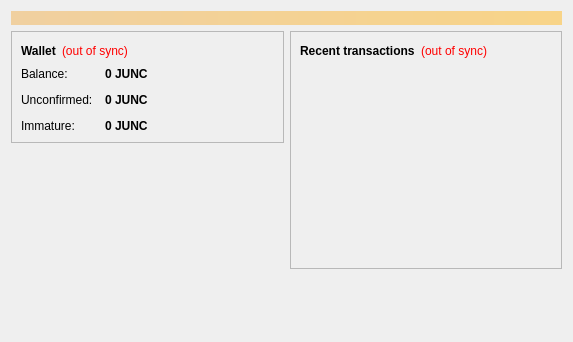
<?xml version="1.0" encoding="UTF-8"?>
<ui version="4.0">
 <class>OverviewPage</class>
 <widget class="QWidget" name="OverviewPage">
  <property name="geometry">
   <rect>
    <x>0</x>
    <y>0</y>
    <width>573</width>
    <height>342</height>
   </rect>
  </property>
  <property name="windowTitle">
   <string>Form</string>
  </property>
  <layout class="QVBoxLayout" name="topLayout">
   <item>
    <widget class="QLabel" name="labelAlerts">
     <property name="visible">
      <bool>false</bool>
     </property>
     <property name="styleSheet">
      <string notr="true">background-color: qlineargradient(x1: 0, y1: 0, x2: 1, y2: 0, stop:0 #F0D0A0, stop:1 #F8D488); color:#000000;</string>
     </property>
     <property name="wordWrap">
      <bool>true</bool>
     </property>
     <property name="margin">
      <number>3</number>
     </property>
    </widget>
   </item>
   <item>
    <layout class="QHBoxLayout" name="horizontalLayout" stretch="1,1">
     <item>
      <layout class="QVBoxLayout" name="verticalLayout_2">
       <item>
        <widget class="QFrame" name="frame">
         <property name="frameShape">
          <enum>QFrame::StyledPanel</enum>
         </property>
         <property name="frameShadow">
          <enum>QFrame::Raised</enum>
         </property>
         <layout class="QVBoxLayout" name="verticalLayout_4">
          <item>
           <layout class="QHBoxLayout" name="horizontalLayout_4">
            <item>
             <widget class="QLabel" name="label_5">
              <property name="font">
               <font>
                <weight>75</weight>
                <bold>true</bold>
               </font>
              </property>
              <property name="text">
               <string>Wallet</string>
              </property>
             </widget>
            </item>
            <item>
             <widget class="QLabel" name="labelWalletStatus">
              <property name="toolTip">
               <string>The displayed information may be out of date. Your wallet automatically synchronizes with the Junipercoin network after a connection is established, but this process has not completed yet.</string>
              </property>
              <property name="styleSheet">
               <string notr="true">QLabel { color: red; }</string>
              </property>
              <property name="text">
               <string notr="true">(out of sync)</string>
              </property>
              <property name="alignment">
               <set>Qt::AlignLeading|Qt::AlignLeft|Qt::AlignVCenter</set>
              </property>
             </widget>
            </item>
            <item>
             <spacer name="horizontalSpacer_2">
              <property name="orientation">
               <enum>Qt::Horizontal</enum>
              </property>
              <property name="sizeHint" stdset="0">
               <size>
                <width>40</width>
                <height>20</height>
               </size>
              </property>
             </spacer>
            </item>
           </layout>
          </item>
          <item>
           <layout class="QFormLayout" name="formLayout_2">
            <property name="fieldGrowthPolicy">
             <enum>QFormLayout::AllNonFixedFieldsGrow</enum>
            </property>
            <property name="horizontalSpacing">
             <number>12</number>
            </property>
            <property name="verticalSpacing">
             <number>12</number>
            </property>
            <item row="0" column="0">
             <widget class="QLabel" name="label">
              <property name="text">
               <string>Balance:</string>
              </property>
             </widget>
            </item>
            <item row="0" column="1">
             <widget class="QLabel" name="labelBalance">
              <property name="font">
               <font>
                <weight>75</weight>
                <bold>true</bold>
               </font>
              </property>
              <property name="cursor">
               <cursorShape>IBeamCursor</cursorShape>
              </property>
              <property name="toolTip">
               <string>Your current balance</string>
              </property>
              <property name="text">
               <string notr="true">0 JUNC</string>
              </property>
              <property name="textInteractionFlags">
               <set>Qt::LinksAccessibleByMouse|Qt::TextSelectableByKeyboard|Qt::TextSelectableByMouse</set>
              </property>
             </widget>
            </item>
            <item row="1" column="0">
             <widget class="QLabel" name="label_3">
              <property name="text">
               <string>Unconfirmed:</string>
              </property>
             </widget>
            </item>
            <item row="1" column="1">
             <widget class="QLabel" name="labelUnconfirmed">
              <property name="font">
               <font>
                <weight>75</weight>
                <bold>true</bold>
               </font>
              </property>
              <property name="cursor">
               <cursorShape>IBeamCursor</cursorShape>
              </property>
              <property name="toolTip">
               <string>Total of transactions that have yet to be confirmed, and do not yet count toward the current balance</string>
              </property>
              <property name="text">
               <string notr="true">0 JUNC</string>
              </property>
              <property name="textInteractionFlags">
               <set>Qt::LinksAccessibleByMouse|Qt::TextSelectableByKeyboard|Qt::TextSelectableByMouse</set>
              </property>
             </widget>
            </item>
            <item row="2" column="0">
             <widget class="QLabel" name="labelImmatureText">
              <property name="text">
               <string>Immature:</string>
              </property>
             </widget>
            </item>
            <item row="2" column="1">
             <widget class="QLabel" name="labelImmature">
              <property name="font">
               <font>
                <weight>75</weight>
                <bold>true</bold>
               </font>
              </property>
              <property name="toolTip">
               <string>Mined balance that has not yet matured</string>
              </property>
              <property name="text">
               <string notr="true">0 JUNC</string>
              </property>
              <property name="textInteractionFlags">
               <set>Qt::LinksAccessibleByMouse|Qt::TextSelectableByKeyboard|Qt::TextSelectableByMouse</set>
              </property>
             </widget>
            </item>
           </layout>
          </item>
         </layout>
        </widget>
       </item>
       <item>
        <spacer name="verticalSpacer">
         <property name="orientation">
          <enum>Qt::Vertical</enum>
         </property>
         <property name="sizeHint" stdset="0">
          <size>
           <width>20</width>
           <height>40</height>
          </size>
         </property>
        </spacer>
       </item>
      </layout>
     </item>
     <item>
      <layout class="QVBoxLayout" name="verticalLayout_3">
       <item>
        <widget class="QFrame" name="frame_2">
         <property name="frameShape">
          <enum>QFrame::StyledPanel</enum>
         </property>
         <property name="frameShadow">
          <enum>QFrame::Raised</enum>
         </property>
         <layout class="QVBoxLayout" name="verticalLayout">
          <item>
           <layout class="QHBoxLayout" name="horizontalLayout_2">
            <item>
             <widget class="QLabel" name="label_4">
              <property name="text">
               <string>&lt;b&gt;Recent transactions&lt;/b&gt;</string>
              </property>
             </widget>
            </item>
            <item>
             <widget class="QLabel" name="labelTransactionsStatus">
              <property name="toolTip">
               <string>The displayed information may be out of date. Your wallet automatically synchronizes with the Junipercoin network after a connection is established, but this process has not completed yet.</string>
              </property>
              <property name="styleSheet">
               <string notr="true">QLabel { color: red; }</string>
              </property>
              <property name="text">
               <string notr="true">(out of sync)</string>
              </property>
              <property name="alignment">
               <set>Qt::AlignRight|Qt::AlignTrailing|Qt::AlignVCenter</set>
              </property>
             </widget>
            </item>
            <item>
             <spacer name="horizontalSpacer">
              <property name="orientation">
               <enum>Qt::Horizontal</enum>
              </property>
              <property name="sizeHint" stdset="0">
               <size>
                <width>40</width>
                <height>20</height>
               </size>
              </property>
             </spacer>
            </item>
           </layout>
          </item>
          <item>
           <widget class="QListView" name="listTransactions">
            <property name="styleSheet">
             <string notr="true">QListView { background: transparent; }</string>
            </property>
            <property name="frameShape">
             <enum>QFrame::NoFrame</enum>
            </property>
            <property name="verticalScrollBarPolicy">
             <enum>Qt::ScrollBarAlwaysOff</enum>
            </property>
            <property name="horizontalScrollBarPolicy">
             <enum>Qt::ScrollBarAlwaysOff</enum>
            </property>
            <property name="selectionMode">
             <enum>QAbstractItemView::NoSelection</enum>
            </property>
           </widget>
          </item>
         </layout>
        </widget>
       </item>
       <item>
        <spacer name="verticalSpacer_2">
         <property name="orientation">
          <enum>Qt::Vertical</enum>
         </property>
         <property name="sizeHint" stdset="0">
          <size>
           <width>20</width>
           <height>40</height>
          </size>
         </property>
        </spacer>
       </item>
      </layout>
     </item>
    </layout>
   </item>
  </layout>
 </widget>
 <resources/>
 <connections/>
</ui>
